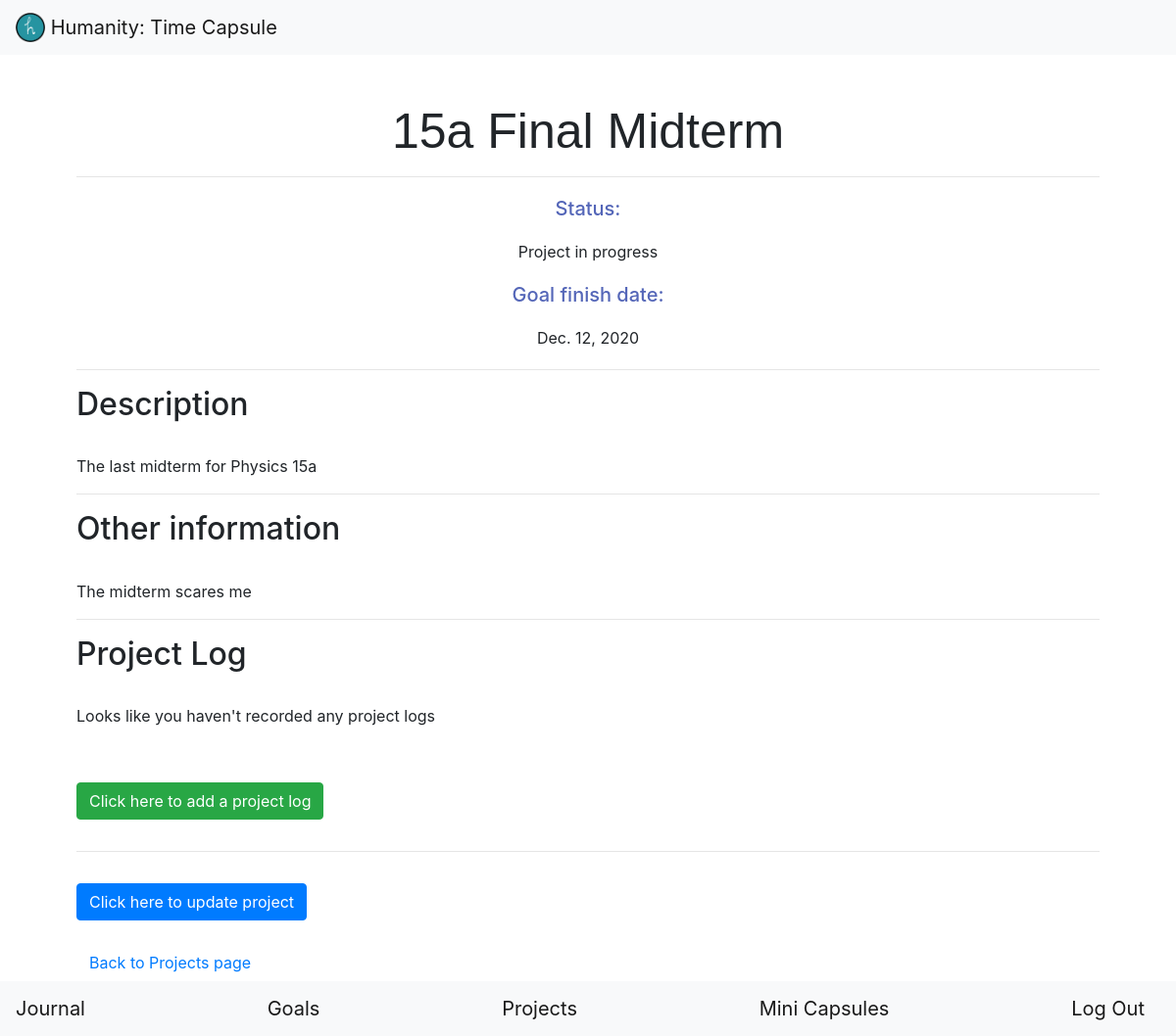
The page /projects/2/ (signed in) on the database as committed earlier.
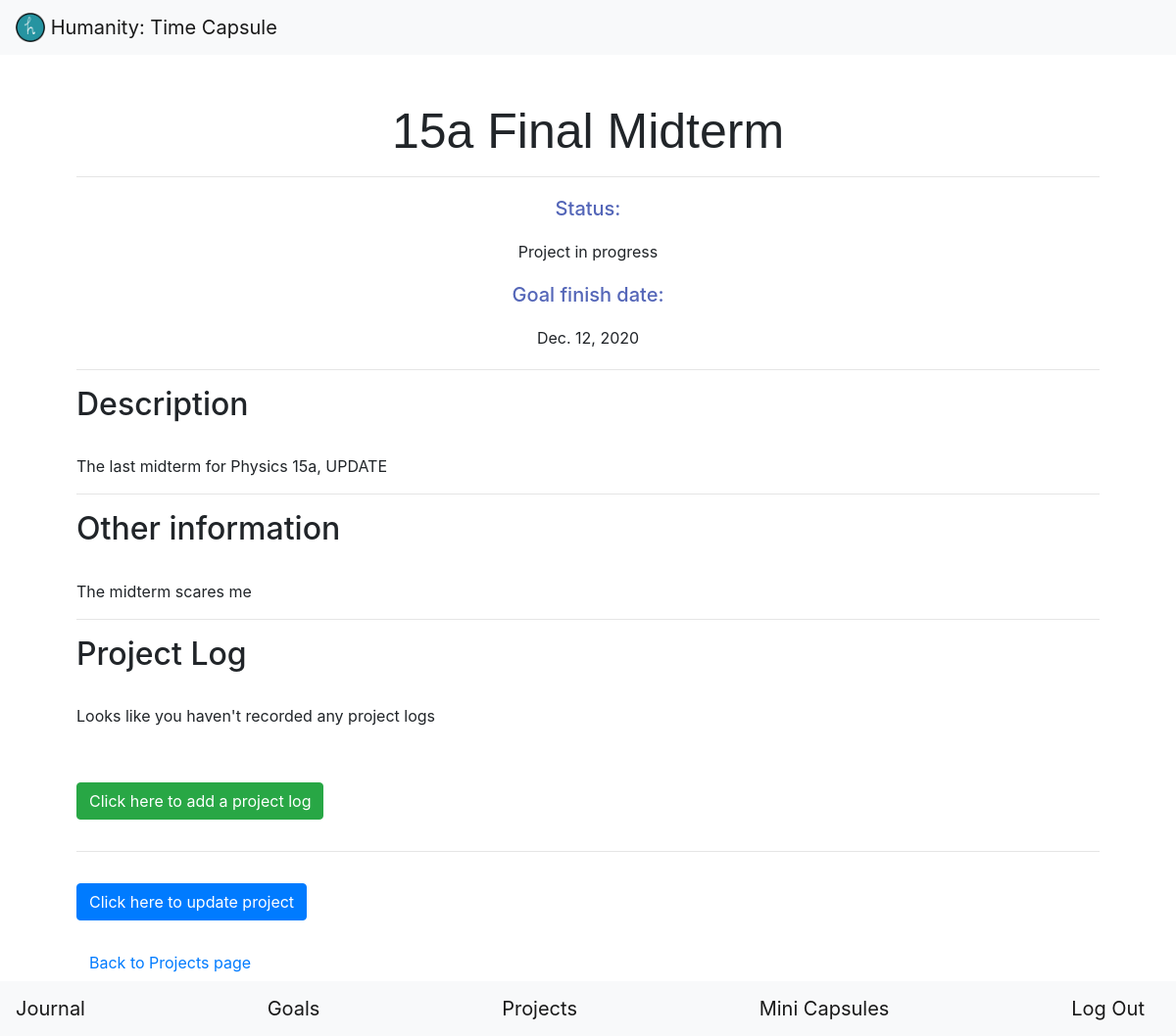
The same page on the database as committed later.
### capsule/models.py (models this page shows, shortened)
class Project(models.Model):
    STATUS_CHOICES = [
        ('c', 'Completed'),
        ('i', 'In progess'),
        ('s', 'Stopped')
    ]
    user_id = models.IntegerField()
    title = models.CharField(max_length=64)
    description = models.TextField()
    finish_date = models.DateField()
    status = models.CharField(choices=STATUS_CHOICES, max_length=11)
    other_info = models.TextField()
    created = models.DateTimeField(auto_now_add=True, auto_now=False)
    class Meta:
        ordering = ('-created',)

### capsule/views.py (the view, shortened to what this page needs)
# urls.py: path('projects/<int:project_id>/', views.view_project, name='view_project'),
@login_required
def view_project(request, project_id):
    project = Project.objects.get(pk=project_id)
    return render(request, 'capsule/view_project.html', {
        'project': project,
        'project_form': AddProject(initial={
            'title': project.title,
            'description': project.description,
            'finish_date': project.finish_date,
            'status': project.status,
            'other_info': project.other_info
        }),
        'logs': ProjectLog.objects.filter(user_id=request.user.pk, project_id=project_id),
        'log_form': addProjectLog()
    })

### capsule/templates/capsule/view_project.html (shortened to what this page needs)
{% extends "capsule/layout.html" %}
{% load static %}
{% load crispy_forms_tags %}
{% block pageHeader %}
    <h1>{{project.title}}</h1>
{% endblock %}
{% block body %}
    <div id="entry">
        <h5 class="general_info">Status:</h5>
        {% if project.status == 'i' %}
            <p class="general_info">Project in progress</p>
        {% elif project.status == 'c' %}
            <p class="general_info">Project completed!</p>
        {% else %}
            <p class="general_info">Project stopped</p>
        {% endif %}
        <h5 class="general_info">Goal finish date:</h5>
        <p class="general_info">{{ project.finish_date }}</p>
        <hr>
        <h2>Description</h2>
        <br>
        <p>
            {{ project.description }}
        </p>
        <hr>
        <h2>Other information</h2>
        <br>
        <p>
            {{ project.other_info }}
        </p>
        <hr>
        <h2>Project Log</h2>
        <br>
        {% if not logs %}
            <p>Looks like you haven't recorded any project logs</p>
        {% else %}
            {% for log in logs %}
                <a href="{% url 'capsule:view_log' project.pk log.pk %}">{{ log }}&#128220;</a>
                <br>
            {% endfor %}
        {% endif %}
        <br>
        <button type="button" class="btn btn-success my-3" data-toggle="modal" data-target="#addProjectLog">
            Click here to add a project log
        </button>
    </div>
    <hr>
    <button class="btn btn-primary my-3" id="toggle_form">Click here to update project</button>
    <br>
    <a class="btn btn-link my-2"href="{% url 'capsule:projects' %}">Back to Projects page</a>
{% endblock %}

Rows that differ between the two databases and show on the page:
changed Project "15a Final Midterm": description "The last midterm for Physics 15a" → "The last midterm for Physics 15a, UPDATE"
